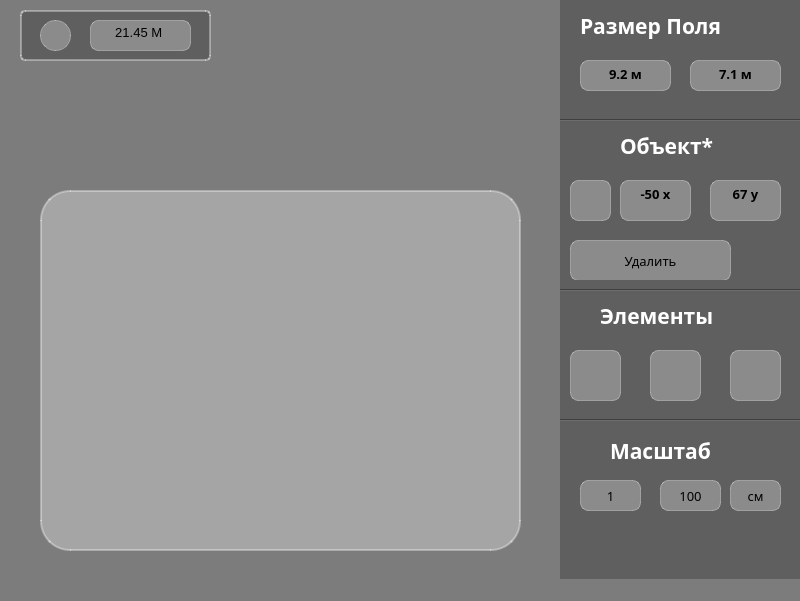
<?xml version="1.0" encoding="UTF-8"?>
<ui version="4.0">
 <class>MainWindow</class>
 <widget class="QMainWindow" name="MainWindow">
  <property name="geometry">
   <rect>
    <x>0</x>
    <y>0</y>
    <width>800</width>
    <height>601</height>
   </rect>
  </property>
  <property name="windowTitle">
   <string>Приложуха</string>
  </property>
  <property name="styleSheet">
   <string notr="true">background-color: rgb(124, 124, 124);</string>
  </property>
  <widget class="QWidget" name="centralwidget">
   <widget class="QPushButton" name="pushButton_3">
    <property name="geometry">
     <rect>
      <x>570</x>
      <y>180</y>
      <width>41</width>
      <height>41</height>
     </rect>
    </property>
    <property name="styleSheet">
     <string notr="true">background-color: rgba(255,255,255, 70);
border: 1px solid rgba(255,255,255, 80);
border-radius: 8px;</string>
    </property>
    <property name="text">
     <string/>
    </property>
   </widget>
   <widget class="QPushButton" name="pushButton_6">
    <property name="geometry">
     <rect>
      <x>570</x>
      <y>240</y>
      <width>161</width>
      <height>41</height>
     </rect>
    </property>
    <property name="font">
     <font>
      <family>Arial Black</family>
      <pointsize>10</pointsize>
     </font>
    </property>
    <property name="styleSheet">
     <string notr="true">background-color: rgba(255,255,255, 70);
border: 1px solid rgba(255,255,255, 80);
border-radius: 8px;</string>
    </property>
    <property name="text">
     <string>Удалить</string>
    </property>
   </widget>
   <widget class="QPushButton" name="pushButton_7">
    <property name="geometry">
     <rect>
      <x>570</x>
      <y>350</y>
      <width>51</width>
      <height>51</height>
     </rect>
    </property>
    <property name="styleSheet">
     <string notr="true">background-color: rgba(255,255,255, 70);
border: 1px solid rgba(255,255,255, 80);
border-radius: 8px;</string>
    </property>
    <property name="text">
     <string/>
    </property>
   </widget>
   <widget class="QPushButton" name="pushButton_8">
    <property name="geometry">
     <rect>
      <x>650</x>
      <y>350</y>
      <width>51</width>
      <height>51</height>
     </rect>
    </property>
    <property name="styleSheet">
     <string notr="true">background-color: rgba(255,255,255, 70);
border: 1px solid rgba(255,255,255, 80);
border-radius: 8px;</string>
    </property>
    <property name="text">
     <string/>
    </property>
   </widget>
   <widget class="QPushButton" name="pushButton_9">
    <property name="geometry">
     <rect>
      <x>730</x>
      <y>350</y>
      <width>51</width>
      <height>51</height>
     </rect>
    </property>
    <property name="styleSheet">
     <string notr="true">background-color: rgba(255,255,255, 70);
border: 1px solid rgba(255,255,255, 80);
border-radius: 8px;</string>
    </property>
    <property name="text">
     <string/>
    </property>
   </widget>
   <widget class="QPushButton" name="pushButton_10">
    <property name="geometry">
     <rect>
      <x>580</x>
      <y>480</y>
      <width>61</width>
      <height>31</height>
     </rect>
    </property>
    <property name="font">
     <font>
      <family>Arial Black</family>
      <pointsize>10</pointsize>
     </font>
    </property>
    <property name="styleSheet">
     <string notr="true">background-color: rgba(255,255,255, 70);
border: 1px solid rgba(255,255,255, 80);
border-radius: 8px;</string>
    </property>
    <property name="text">
     <string>1</string>
    </property>
   </widget>
   <widget class="QPushButton" name="pushButton_11">
    <property name="geometry">
     <rect>
      <x>660</x>
      <y>480</y>
      <width>61</width>
      <height>31</height>
     </rect>
    </property>
    <property name="font">
     <font>
      <family>Arial Black</family>
      <pointsize>10</pointsize>
     </font>
    </property>
    <property name="styleSheet">
     <string notr="true">background-color: rgba(255,255,255, 70);
border: 1px solid rgba(255,255,255, 80);
border-radius: 8px;</string>
    </property>
    <property name="text">
     <string>100</string>
    </property>
   </widget>
   <widget class="QPushButton" name="pushButton_12">
    <property name="geometry">
     <rect>
      <x>730</x>
      <y>480</y>
      <width>51</width>
      <height>31</height>
     </rect>
    </property>
    <property name="font">
     <font>
      <family>Arial Black</family>
      <pointsize>10</pointsize>
     </font>
    </property>
    <property name="styleSheet">
     <string notr="true">background-color: rgba(255,255,255, 70);
border: 1px solid rgba(255,255,255, 80);
border-radius: 8px;</string>
    </property>
    <property name="text">
     <string>см</string>
    </property>
   </widget>
   <widget class="QTextEdit" name="textEdit">
    <property name="geometry">
     <rect>
      <x>580</x>
      <y>60</y>
      <width>91</width>
      <height>31</height>
     </rect>
    </property>
    <property name="font">
     <font>
      <family>Arial Black</family>
     </font>
    </property>
    <property name="styleSheet">
     <string notr="true">background-color: rgba(255,255,255, 70);
border: 1px solid rgba(255,255,255, 80);
border-radius: 8px;</string>
    </property>
    <property name="html">
     <string>&lt;!DOCTYPE HTML PUBLIC &quot;-//W3C//DTD HTML 4.0//EN&quot; &quot;http://www.w3.org/TR/REC-html40/strict.dtd&quot;&gt;
&lt;html&gt;&lt;head&gt;&lt;meta name=&quot;qrichtext&quot; content=&quot;1&quot; /&gt;&lt;style type=&quot;text/css&quot;&gt;
p, li { white-space: pre-wrap; }
&lt;/style&gt;&lt;/head&gt;&lt;body style=&quot; font-family:'Arial Black'; font-size:7.8pt; font-weight:400; font-style:normal;&quot;&gt;
&lt;p align=&quot;center&quot; style=&quot; margin-top:0px; margin-bottom:0px; margin-left:0px; margin-right:0px; -qt-block-indent:0; text-indent:0px;&quot;&gt;&lt;span style=&quot; font-family:'MS Shell Dlg 2'; font-size:10pt; font-weight:600;&quot;&gt;9.2 м&lt;/span&gt;&lt;/p&gt;&lt;/body&gt;&lt;/html&gt;</string>
    </property>
   </widget>
   <widget class="QTextEdit" name="textEdit_3">
    <property name="geometry">
     <rect>
      <x>620</x>
      <y>180</y>
      <width>71</width>
      <height>41</height>
     </rect>
    </property>
    <property name="font">
     <font>
      <family>Arial Black</family>
      <pointsize>10</pointsize>
      <weight>75</weight>
      <bold>true</bold>
     </font>
    </property>
    <property name="styleSheet">
     <string notr="true">background-color: rgba(255,255,255, 70);
border: 1px solid rgba(255,255,255, 80);
border-radius: 8px;</string>
    </property>
    <property name="html">
     <string>&lt;!DOCTYPE HTML PUBLIC &quot;-//W3C//DTD HTML 4.0//EN&quot; &quot;http://www.w3.org/TR/REC-html40/strict.dtd&quot;&gt;
&lt;html&gt;&lt;head&gt;&lt;meta name=&quot;qrichtext&quot; content=&quot;1&quot; /&gt;&lt;style type=&quot;text/css&quot;&gt;
p, li { white-space: pre-wrap; }
&lt;/style&gt;&lt;/head&gt;&lt;body style=&quot; font-family:'Arial Black'; font-size:10pt; font-weight:600; font-style:normal;&quot;&gt;
&lt;p align=&quot;center&quot; style=&quot; margin-top:0px; margin-bottom:0px; margin-left:0px; margin-right:0px; -qt-block-indent:0; text-indent:0px;&quot;&gt;&lt;span style=&quot; font-family:'MS Shell Dlg 2';&quot;&gt;-50 x&lt;/span&gt;&lt;/p&gt;&lt;/body&gt;&lt;/html&gt;</string>
    </property>
   </widget>
   <widget class="QTextEdit" name="textEdit_4">
    <property name="geometry">
     <rect>
      <x>710</x>
      <y>180</y>
      <width>71</width>
      <height>41</height>
     </rect>
    </property>
    <property name="font">
     <font>
      <family>Arial Black</family>
      <pointsize>10</pointsize>
     </font>
    </property>
    <property name="styleSheet">
     <string notr="true">background-color: rgba(255,255,255, 70);
border: 1px solid rgba(255,255,255, 80);
border-radius: 8px;</string>
    </property>
    <property name="html">
     <string>&lt;!DOCTYPE HTML PUBLIC &quot;-//W3C//DTD HTML 4.0//EN&quot; &quot;http://www.w3.org/TR/REC-html40/strict.dtd&quot;&gt;
&lt;html&gt;&lt;head&gt;&lt;meta name=&quot;qrichtext&quot; content=&quot;1&quot; /&gt;&lt;style type=&quot;text/css&quot;&gt;
p, li { white-space: pre-wrap; }
&lt;/style&gt;&lt;/head&gt;&lt;body style=&quot; font-family:'Arial Black'; font-size:10pt; font-weight:400; font-style:normal;&quot;&gt;
&lt;p align=&quot;center&quot; style=&quot; margin-top:0px; margin-bottom:0px; margin-left:0px; margin-right:0px; -qt-block-indent:0; text-indent:0px;&quot;&gt;&lt;span style=&quot; font-family:'MS Shell Dlg 2'; font-weight:600;&quot;&gt;67 y&lt;/span&gt;&lt;/p&gt;&lt;/body&gt;&lt;/html&gt;</string>
    </property>
   </widget>
   <widget class="QTextEdit" name="textEdit_2">
    <property name="geometry">
     <rect>
      <x>690</x>
      <y>60</y>
      <width>91</width>
      <height>31</height>
     </rect>
    </property>
    <property name="font">
     <font>
      <family>Arial Black</family>
      <pointsize>10</pointsize>
     </font>
    </property>
    <property name="styleSheet">
     <string notr="true">background-color: rgba(255,255,255, 70);
border: 1px solid rgba(255,255,255, 80);
border-radius: 8px;</string>
    </property>
    <property name="html">
     <string>&lt;!DOCTYPE HTML PUBLIC &quot;-//W3C//DTD HTML 4.0//EN&quot; &quot;http://www.w3.org/TR/REC-html40/strict.dtd&quot;&gt;
&lt;html&gt;&lt;head&gt;&lt;meta name=&quot;qrichtext&quot; content=&quot;1&quot; /&gt;&lt;style type=&quot;text/css&quot;&gt;
p, li { white-space: pre-wrap; }
&lt;/style&gt;&lt;/head&gt;&lt;body style=&quot; font-family:'Arial Black'; font-size:10pt; font-weight:400; font-style:normal;&quot;&gt;
&lt;p align=&quot;center&quot; style=&quot; margin-top:0px; margin-bottom:0px; margin-left:0px; margin-right:0px; -qt-block-indent:0; text-indent:0px;&quot;&gt;&lt;span style=&quot; font-family:'MS Shell Dlg 2'; font-weight:600;&quot;&gt;7.1 м&lt;/span&gt;&lt;/p&gt;&lt;/body&gt;&lt;/html&gt;</string>
    </property>
   </widget>
   <widget class="QWidget" name="widget_2" native="true">
    <property name="geometry">
     <rect>
      <x>20</x>
      <y>10</y>
      <width>191</width>
      <height>51</height>
     </rect>
    </property>
    <property name="styleSheet">
     <string notr="true">background-color: rgba(95, 95, 95,);
border: 2px solid rgba(255,255,255, 90);
border-radius: 5px;
</string>
    </property>
    <widget class="QTextEdit" name="textEdit_5">
     <property name="geometry">
      <rect>
       <x>70</x>
       <y>10</y>
       <width>101</width>
       <height>31</height>
      </rect>
     </property>
     <property name="styleSheet">
      <string notr="true">background-color: rgba(255,255,255, 70);
border: 1px solid rgba(255,255,255, 80);
border-radius: 8px;</string>
     </property>
     <property name="html">
      <string>&lt;!DOCTYPE HTML PUBLIC &quot;-//W3C//DTD HTML 4.0//EN&quot; &quot;http://www.w3.org/TR/REC-html40/strict.dtd&quot;&gt;
&lt;html&gt;&lt;head&gt;&lt;meta name=&quot;qrichtext&quot; content=&quot;1&quot; /&gt;&lt;style type=&quot;text/css&quot;&gt;
p, li { white-space: pre-wrap; }
&lt;/style&gt;&lt;/head&gt;&lt;body style=&quot; font-family:'MS Shell Dlg 2'; font-size:7.8pt; font-weight:400; font-style:normal;&quot;&gt;
&lt;p align=&quot;center&quot; style=&quot; margin-top:0px; margin-bottom:0px; margin-left:0px; margin-right:0px; -qt-block-indent:0; text-indent:0px; -qt-user-state:131073;&quot;&gt;&lt;span style=&quot; font-size:10pt;&quot;&gt;21.45 М &lt;/span&gt;&lt;/p&gt;&lt;/body&gt;&lt;/html&gt;</string>
     </property>
    </widget>
    <widget class="QPushButton" name="pushButton">
     <property name="geometry">
      <rect>
       <x>20</x>
       <y>10</y>
       <width>31</width>
       <height>31</height>
      </rect>
     </property>
     <property name="styleSheet">
      <string notr="true">background-color: rgba(255,255,255, 70);
border: 1px solid rgba(255,255,255, 80);
border-radius: 15px;</string>
     </property>
     <property name="text">
      <string/>
     </property>
    </widget>
   </widget>
   <widget class="Line" name="line">
    <property name="geometry">
     <rect>
      <x>560</x>
      <y>110</y>
      <width>241</width>
      <height>20</height>
     </rect>
    </property>
    <property name="styleSheet">
     <string notr="true">color: rgb(255, 255, 255);
background-color: rgb(95, 95, 95);</string>
    </property>
    <property name="orientation">
     <enum>Qt::Horizontal</enum>
    </property>
   </widget>
   <widget class="Line" name="line_2">
    <property name="geometry">
     <rect>
      <x>560</x>
      <y>280</y>
      <width>241</width>
      <height>20</height>
     </rect>
    </property>
    <property name="styleSheet">
     <string notr="true">color: rgb(255, 255, 255);
background-color: rgb(95, 95, 95);</string>
    </property>
    <property name="orientation">
     <enum>Qt::Horizontal</enum>
    </property>
   </widget>
   <widget class="Line" name="line_3">
    <property name="geometry">
     <rect>
      <x>560</x>
      <y>410</y>
      <width>241</width>
      <height>20</height>
     </rect>
    </property>
    <property name="styleSheet">
     <string notr="true">color: rgb(255, 255, 255);
background-color: rgb(95, 95, 95);</string>
    </property>
    <property name="orientation">
     <enum>Qt::Horizontal</enum>
    </property>
   </widget>
   <widget class="QLabel" name="label">
    <property name="geometry">
     <rect>
      <x>560</x>
      <y>0</y>
      <width>251</width>
      <height>581</height>
     </rect>
    </property>
    <property name="styleSheet">
     <string notr="true">color: rgb(255, 255, 255);
background-color: rgb(95, 95, 95);</string>
    </property>
    <property name="text">
     <string/>
    </property>
   </widget>
   <widget class="QGraphicsView" name="graphicsView">
    <property name="geometry">
     <rect>
      <x>40</x>
      <y>190</y>
      <width>481</width>
      <height>361</height>
     </rect>
    </property>
    <property name="styleSheet">
     <string notr="true">background-color: rgba(255,255,255, 80);
border: 2px solid rgba(255,255,255, 90);
border-radius: 30px;</string>
    </property>
   </widget>
   <widget class="QLabel" name="label_2">
    <property name="geometry">
     <rect>
      <x>580</x>
      <y>10</y>
      <width>221</width>
      <height>31</height>
     </rect>
    </property>
    <property name="font">
     <font>
      <family>Arial Black</family>
      <pointsize>16</pointsize>
      <weight>75</weight>
      <bold>true</bold>
     </font>
    </property>
    <property name="styleSheet">
     <string notr="true">
  color: white;
  background-color: #5F5F5F;
  font-family: Arial Black;
  font-size: 16pt;
  font-weight: 600;</string>
    </property>
    <property name="text">
     <string>Размер Поля</string>
    </property>
   </widget>
   <widget class="QLabel" name="label_3">
    <property name="geometry">
     <rect>
      <x>620</x>
      <y>130</y>
      <width>121</width>
      <height>31</height>
     </rect>
    </property>
    <property name="styleSheet">
     <string notr="true">
  color: white;
  background-color: #5F5F5F;
  font-family: Arial Black;
  font-size: 16pt;
  font-weight: 600;</string>
    </property>
    <property name="text">
     <string>Объект*</string>
    </property>
   </widget>
   <widget class="QLabel" name="label_4">
    <property name="geometry">
     <rect>
      <x>600</x>
      <y>300</y>
      <width>161</width>
      <height>31</height>
     </rect>
    </property>
    <property name="styleSheet">
     <string notr="true">
  color: white;
  background-color: #5F5F5F;
  font-family: Arial Black;
  font-size: 16pt;
  font-weight: 600;</string>
    </property>
    <property name="text">
     <string>Элементы</string>
    </property>
   </widget>
   <widget class="QLabel" name="label_5">
    <property name="geometry">
     <rect>
      <x>610</x>
      <y>430</y>
      <width>141</width>
      <height>41</height>
     </rect>
    </property>
    <property name="styleSheet">
     <string notr="true">
  color: white;
  background-color: #5F5F5F;
  font-family: Arial Black;
  font-size: 16pt;
  font-weight: 600;</string>
    </property>
    <property name="text">
     <string>Масштаб</string>
    </property>
   </widget>
   <zorder>label</zorder>
   <zorder>pushButton_3</zorder>
   <zorder>pushButton_6</zorder>
   <zorder>pushButton_7</zorder>
   <zorder>pushButton_8</zorder>
   <zorder>pushButton_9</zorder>
   <zorder>pushButton_10</zorder>
   <zorder>pushButton_11</zorder>
   <zorder>pushButton_12</zorder>
   <zorder>textEdit</zorder>
   <zorder>textEdit_3</zorder>
   <zorder>textEdit_4</zorder>
   <zorder>textEdit_2</zorder>
   <zorder>widget_2</zorder>
   <zorder>line_3</zorder>
   <zorder>line_2</zorder>
   <zorder>line</zorder>
   <zorder>graphicsView</zorder>
   <zorder>label_2</zorder>
   <zorder>label_3</zorder>
   <zorder>label_4</zorder>
   <zorder>label_5</zorder>
  </widget>
  <widget class="QStatusBar" name="statusbar"/>
 </widget>
 <resources/>
 <connections/>
</ui>
